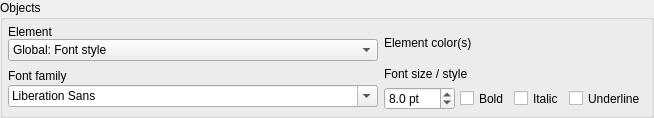
           <widget class="QGroupBox" name="objects_gb">
            <property name="sizePolicy">
             <sizepolicy hsizetype="Preferred" vsizetype="Expanding">
              <horstretch>0</horstretch>
              <verstretch>0</verstretch>
             </sizepolicy>
            </property>
            <property name="title">
             <string>Objects</string>
            </property>
            <layout class="QGridLayout" name="objects_grid">
             <property name="leftMargin">
              <number>5</number>
             </property>
             <property name="topMargin">
              <number>5</number>
             </property>
             <property name="rightMargin">
              <number>5</number>
             </property>
             <property name="bottomMargin">
              <number>5</number>
             </property>
             <item row="0" column="0">
              <layout class="QVBoxLayout" name="verticalLayout_19">
               <property name="spacing">
                <number>0</number>
               </property>
               <property name="leftMargin">
                <number>0</number>
               </property>
               <item>
                <widget class="QLabel" name="element_lbl">
                 <property name="sizePolicy">
                  <sizepolicy hsizetype="Fixed" vsizetype="Fixed">
                   <horstretch>0</horstretch>
                   <verstretch>0</verstretch>
                  </sizepolicy>
                 </property>
                 <property name="text">
                  <string>Element</string>
                 </property>
                </widget>
               </item>
               <item>
                <widget class="QComboBox" name="element_cmb">
                 <property name="sizePolicy">
                  <sizepolicy hsizetype="Expanding" vsizetype="Fixed">
                   <horstretch>0</horstretch>
                   <verstretch>0</verstretch>
                  </sizepolicy>
                 </property>
                 <property name="minimumSize">
                  <size>
                   <width>370</width>
                   <height>0</height>
                  </size>
                 </property>
                 <property name="maximumSize">
                  <size>
                   <width>370</width>
                   <height>16777215</height>
                  </size>
                 </property>
                 <property name="iconSize">
                  <size>
                   <width>28</width>
                   <height>28</height>
                  </size>
                 </property>
                 <item>
                  <property name="text">
                   <string>Global: Font style</string>
                  </property>
                 </item>
                 <item>
                  <property name="text">
                   <string>Global: Constraints descriptor</string>
                  </property>
                 </item>
                 <item>
                  <property name="text">
                   <string>Global: Object selection</string>
                  </property>
                 </item>
                 <item>
                  <property name="text">
                   <string>Global: Object shadow</string>
                  </property>
                 </item>
                 <item>
                  <property name="text">
                   <string>Global: Position hint text</string>
                  </property>
                 </item>
                 <item>
                  <property name="text">
                   <string>Global: Position hint box</string>
                  </property>
                 </item>
                 <item>
                  <property name="text">
                   <string>Global: Objects type</string>
                  </property>
                 </item>
                 <item>
                  <property name="text">
                   <string>Global: Lock arc</string>
                  </property>
                 </item>
                 <item>
                  <property name="text">
                   <string>Global: Lock body</string>
                  </property>
                 </item>
                 <item>
                  <property name="text">
                   <string>Table: Schema name</string>
                  </property>
                 </item>
                 <item>
                  <property name="text">
                   <string>Table: Name</string>
                  </property>
                 </item>
                 <item>
                  <property name="text">
                   <string>Table: Columns box</string>
                  </property>
                 </item>
                 <item>
                  <property name="text">
                   <string>Table: Extended attributes box</string>
                  </property>
                 </item>
                 <item>
                  <property name="text">
                   <string>Table: Title box</string>
                  </property>
                 </item>
                 <item>
                  <property name="text">
                   <string>Table: Attributes toggler buttons</string>
                  </property>
                 </item>
                 <item>
                  <property name="text">
                   <string>Table: Attributes toggler box</string>
                  </property>
                 </item>
                 <item>
                  <property name="text">
                   <string>Rule: Name</string>
                  </property>
                 </item>
                 <item>
                  <property name="text">
                   <string>Rule: Descriptor</string>
                  </property>
                 </item>
                 <item>
                  <property name="text">
                   <string>Index: Name</string>
                  </property>
                 </item>
                 <item>
                  <property name="text">
                   <string>Index: Descriptor</string>
                  </property>
                 </item>
                 <item>
                  <property name="text">
                   <string>Trigger: Name</string>
                  </property>
                 </item>
                 <item>
                  <property name="text">
                   <string>Trigger: Descriptor</string>
                  </property>
                 </item>
                 <item>
                  <property name="text">
                   <string>Constraint: Name</string>
                  </property>
                 </item>
                 <item>
                  <property name="text">
                   <string>Constraint: Descriptor</string>
                  </property>
                 </item>
                 <item>
                  <property name="text">
                   <string>Policy: Name</string>
                  </property>
                 </item>
                 <item>
                  <property name="text">
                   <string>Policy: Descriptor</string>
                  </property>
                 </item>
                 <item>
                  <property name="text">
                   <string>View: Schema name</string>
                  </property>
                 </item>
                 <item>
                  <property name="text">
                   <string>View: Name</string>
                  </property>
                 </item>
                 <item>
                  <property name="text">
                   <string>View: References box</string>
                  </property>
                 </item>
                 <item>
                  <property name="text">
                   <string>View: Extended attributes box</string>
                  </property>
                 </item>
                 <item>
                  <property name="text">
                   <string>View: Title box</string>
                  </property>
                 </item>
                 <item>
                  <property name="text">
                   <string>View: Table / columns alias</string>
                  </property>
                 </item>
                 <item>
                  <property name="text">
                   <string>View: Referenced column</string>
                  </property>
                 </item>
                 <item>
                  <property name="text">
                   <string>View: Referenced table</string>
                  </property>
                 </item>
                 <item>
                  <property name="text">
                   <string>View: Reference descriptor</string>
                  </property>
                 </item>
                 <item>
                  <property name="text">
                   <string>View: Attributes toggler buttons</string>
                  </property>
                 </item>
                 <item>
                  <property name="text">
                   <string>View: Attributes toggler box</string>
                  </property>
                 </item>
                 <item>
                  <property name="text">
                   <string>Textbox: Body</string>
                  </property>
                 </item>
                 <item>
                  <property name="text">
                   <string>Column: Column name</string>
                  </property>
                 </item>
                 <item>
                  <property name="text">
                   <string>Column: Descriptor</string>
                  </property>
                 </item>
                 <item>
                  <property name="text">
                   <string>Column: Included / Inherited by relationship</string>
                  </property>
                 </item>
                 <item>
                  <property name="text">
                   <string>Column: Protected</string>
                  </property>
                 </item>
                 <item>
                  <property name="text">
                   <string>Column (pk): Name</string>
                  </property>
                 </item>
                 <item>
                  <property name="text">
                   <string>Column (pk): Descriptor</string>
                  </property>
                 </item>
                 <item>
                  <property name="text">
                   <string>Column (fk): Name</string>
                  </property>
                 </item>
                 <item>
                  <property name="text">
                   <string>Column (fk): Descriptor</string>
                  </property>
                 </item>
                 <item>
                  <property name="text">
                   <string>Column (uq): Name</string>
                  </property>
                 </item>
                 <item>
                  <property name="text">
                   <string>Column (uq): Descriptor</string>
                  </property>
                 </item>
                 <item>
                  <property name="text">
                   <string>Column (nn): Name</string>
                  </property>
                 </item>
                 <item>
                  <property name="text">
                   <string>Column (nn): Descriptor</string>
                  </property>
                 </item>
                 <item>
                  <property name="text">
                   <string>Relationship: Descriptor</string>
                  </property>
                 </item>
                 <item>
                  <property name="text">
                   <string>Relationship: Label text</string>
                  </property>
                 </item>
                 <item>
                  <property name="text">
                   <string>Relationship: Label box</string>
                  </property>
                 </item>
                 <item>
                  <property name="text">
                   <string>Relationship: Attribute text</string>
                  </property>
                 </item>
                 <item>
                  <property name="text">
                   <string>Relationship: Attribute descriptor</string>
                  </property>
                 </item>
                 <item>
                  <property name="text">
                   <string>Tag: Name</string>
                  </property>
                 </item>
                 <item>
                  <property name="text">
                   <string>Tag: Body</string>
                  </property>
                 </item>
                 <item>
                  <property name="text">
                   <string>Placeholder: Body</string>
                  </property>
                 </item>
                 <item>
                  <property name="text">
                   <string>Foreign table: Schema name</string>
                  </property>
                 </item>
                 <item>
                  <property name="text">
                   <string>Foreign table: Name</string>
                  </property>
                 </item>
                 <item>
                  <property name="text">
                   <string>Foreign table: Attributes box</string>
                  </property>
                 </item>
                 <item>
                  <property name="text">
                   <string>Foreign table: Extended attributes box</string>
                  </property>
                 </item>
                 <item>
                  <property name="text">
                   <string>Foreign table: Title box</string>
                  </property>
                 </item>
                 <item>
                  <property name="text">
                   <string>Foreign table: Attributes toggler buttons</string>
                  </property>
                 </item>
                 <item>
                  <property name="text">
                   <string>Foreign table: Attributes toggler box</string>
                  </property>
                 </item>
                </widget>
               </item>
              </layout>
             </item>
             <item row="0" column="1">
              <layout class="QVBoxLayout" name="verticalLayout_23">
               <item>
                <widget class="QLabel" name="colors_lbl">
                 <property name="sizePolicy">
                  <sizepolicy hsizetype="Fixed" vsizetype="Fixed">
                   <horstretch>0</horstretch>
                   <verstretch>0</verstretch>
                  </sizepolicy>
                 </property>
                 <property name="text">
                  <string>Element color(s)</string>
                 </property>
                </widget>
               </item>
               <item>
                <layout class="QVBoxLayout" name="elem_colors_lt"/>
               </item>
              </layout>
             </item>
             <item row="1" column="0">
              <layout class="QVBoxLayout" name="verticalLayout_20">
               <property name="spacing">
                <number>0</number>
               </property>
               <item>
                <widget class="QLabel" name="font_lbl">
                 <property name="sizePolicy">
                  <sizepolicy hsizetype="Fixed" vsizetype="Fixed">
                   <horstretch>0</horstretch>
                   <verstretch>0</verstretch>
                  </sizepolicy>
                 </property>
                 <property name="text">
                  <string>Font family</string>
                 </property>
                </widget>
               </item>
               <item>
                <widget class="QFontComboBox" name="elem_font_cmb">
                 <property name="sizePolicy">
                  <sizepolicy hsizetype="Expanding" vsizetype="Fixed">
                   <horstretch>0</horstretch>
                   <verstretch>0</verstretch>
                  </sizepolicy>
                 </property>
                 <property name="minimumSize">
                  <size>
                   <width>370</width>
                   <height>0</height>
                  </size>
                 </property>
                 <property name="maximumSize">
                  <size>
                   <width>370</width>
                   <height>16777215</height>
                  </size>
                 </property>
                </widget>
               </item>
              </layout>
             </item>
             <item row="1" column="1">
              <layout class="QVBoxLayout" name="verticalLayout_21">
               <item>
                <widget class="QLabel" name="label_3">
                 <property name="sizePolicy">
                  <sizepolicy hsizetype="Fixed" vsizetype="Fixed">
                   <horstretch>0</horstretch>
                   <verstretch>0</verstretch>
                  </sizepolicy>
                 </property>
                 <property name="text">
                  <string>Font size / style</string>
                 </property>
                </widget>
               </item>
               <item>
                <layout class="QHBoxLayout" name="horizontalLayout_4">
                 <property name="spacing">
                  <number>5</number>
                 </property>
                 <item>
                  <widget class="QDoubleSpinBox" name="elem_font_size_spb">
                   <property name="sizePolicy">
                    <sizepolicy hsizetype="Preferred" vsizetype="Preferred">
                     <horstretch>0</horstretch>
                     <verstretch>0</verstretch>
                    </sizepolicy>
                   </property>
                   <property name="suffix">
                    <string> pt</string>
                   </property>
                   <property name="decimals">
                    <number>1</number>
                   </property>
                   <property name="minimum">
                    <double>5.000000000000000</double>
                   </property>
                   <property name="maximum">
                    <double>100.000000000000000</double>
                   </property>
                   <property name="singleStep">
                    <double>0.500000000000000</double>
                   </property>
                   <property name="value">
                    <double>8.000000000000000</double>
                   </property>
                  </widget>
                 </item>
                 <item>
                  <widget class="QCheckBox" name="bold_chk">
                   <property name="sizePolicy">
                    <sizepolicy hsizetype="Fixed" vsizetype="Preferred">
                     <horstretch>0</horstretch>
                     <verstretch>0</verstretch>
                    </sizepolicy>
                   </property>
                   <property name="font">
                    <font>
                     <bold>false</bold>
                    </font>
                   </property>
                   <property name="text">
                    <string>Bold</string>
                   </property>
                  </widget>
                 </item>
                 <item>
                  <widget class="QCheckBox" name="italic_chk">
                   <property name="sizePolicy">
                    <sizepolicy hsizetype="Fixed" vsizetype="Preferred">
                     <horstretch>0</horstretch>
                     <verstretch>0</verstretch>
                    </sizepolicy>
                   </property>
                   <property name="font">
                    <font>
                     <bold>false</bold>
                    </font>
                   </property>
                   <property name="text">
                    <string>Italic</string>
                   </property>
                  </widget>
                 </item>
                 <item>
                  <widget class="QCheckBox" name="underline_chk">
                   <property name="sizePolicy">
                    <sizepolicy hsizetype="Expanding" vsizetype="Preferred">
                     <horstretch>0</horstretch>
                     <verstretch>0</verstretch>
                    </sizepolicy>
                   </property>
                   <property name="text">
                    <string>Underline</string>
                   </property>
                  </widget>
                 </item>
                </layout>
               </item>
              </layout>
             </item>
            </layout>
           </widget>
